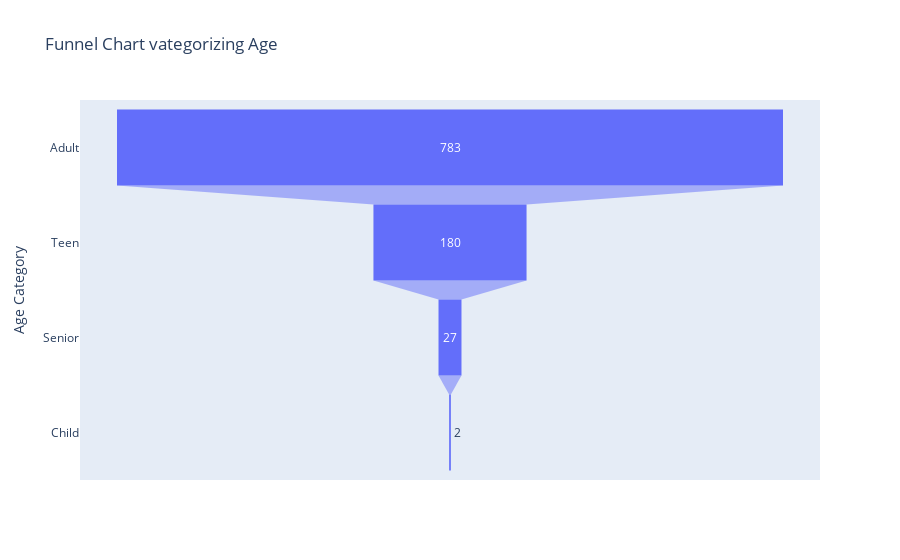

Source (notebook cell):
### Code cell
#71. Create a Funnel chart of Age Category (Child, Teen, Adult and Senior) ?

#Categorize the data based on ages
def categorize_age(age):
    if age <= 12:
        return 'Child'
    elif 13 <= age <= 19:
        return 'Teen'
    elif 20 <= age <= 64:
        return 'Adult'
    else:
        return 'Senior'

# Counting the number of people in each category
category_counts = pd.Series(df1['Age'].apply(categorize_age).value_counts())

category_counts_sorted = category_counts.sort_values(ascending=False)

funnel_data = pd.DataFrame({
    'Age Category': category_counts_sorted.index,
    'Count': category_counts_sorted.values
})

fig = px.funnel(funnel_data, x='Count', y='Age Category', title='Funnel chart categorizing Age')
fig.show()

### Figure 1 — Plotly figure (JSON) as saved in the notebook; plotly's stock layout.template omitted (floating-point values rounded to 4 significant figures)
{"data": [{"hovertemplate": "Count=%{x}<br>Age Category=%{y}<extra></extra>", "legendgroup": "", "marker": {"color": "#636efa"}, "name": "", "orientation": "h", "showlegend": false, "type": "funnel", "x": [783, 180, 27, 2], "xaxis": "x", "y": ["Adult", "Teen", "Senior", "Child"], "yaxis": "y"}], "layout": {"autosize": true, "legend": {"tracegroupgap": 0}, "title": {"text": "Funnel Chart vategorizing Age"}, "xaxis": {"anchor": "y", "autorange": true, "domain": [0, 1], "range": [-435, 435], "title": {"text": "Count"}, "type": "linear"}, "yaxis": {"anchor": "x", "autorange": true, "domain": [0, 1], "range": [3.5, -0.5], "title": {"text": "Age Category"}, "type": "category"}}}
